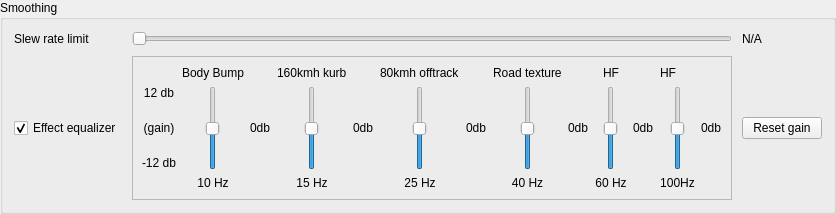
        <widget class="QGroupBox" name="groupBox_7">
         <property name="title">
          <string>Smoothing</string>
         </property>
         <layout class="QGridLayout" name="gridLayout_9">
          <property name="spacing">
           <number>10</number>
          </property>
          <item row="1" column="0">
           <widget class="QCheckBox" name="checkBox_eq">
            <property name="text">
             <string>Effect equalizer</string>
            </property>
            <property name="checked">
             <bool>true</bool>
            </property>
           </widget>
          </item>
          <item row="0" column="2">
           <widget class="QLabel" name="label_14">
            <property name="text">
             <string>N/A</string>
            </property>
           </widget>
          </item>
          <item row="0" column="1">
           <widget class="QSlider" name="horizontalSlider">
            <property name="maximum">
             <number>65535</number>
            </property>
            <property name="orientation">
             <enum>Qt::Orientation::Horizontal</enum>
            </property>
           </widget>
          </item>
          <item row="0" column="0">
           <widget class="QLabel" name="label_13">
            <property name="text">
             <string>Slew rate limit</string>
            </property>
           </widget>
          </item>
          <item row="1" column="1">
           <widget class="QFrame" name="frame">
            <property name="sizePolicy">
             <sizepolicy hsizetype="Preferred" vsizetype="Expanding">
              <horstretch>0</horstretch>
              <verstretch>0</verstretch>
             </sizepolicy>
            </property>
            <property name="frameShape">
             <enum>QFrame::Shape::StyledPanel</enum>
            </property>
            <layout class="QGridLayout" name="gridLayout_10" columnminimumwidth="0,0,0,0,0,0,0,0,0,0,0,0,0,0,0">
             <property name="sizeConstraint">
              <enum>QLayout::SizeConstraint::SetDefaultConstraint</enum>
             </property>
             <item row="1" column="13" rowspan="3">
              <widget class="QSlider" name="verticalSlider_eq6">
               <property name="sizePolicy">
                <sizepolicy hsizetype="Preferred" vsizetype="Expanding">
                 <horstretch>0</horstretch>
                 <verstretch>0</verstretch>
                </sizepolicy>
               </property>
               <property name="minimum">
                <number>-120</number>
               </property>
               <property name="maximum">
                <number>120</number>
               </property>
               <property name="orientation">
                <enum>Qt::Orientation::Vertical</enum>
               </property>
              </widget>
             </item>
             <item row="4" column="4">
              <widget class="QLabel" name="label_19">
               <property name="sizePolicy">
                <sizepolicy hsizetype="Preferred" vsizetype="Preferred">
                 <horstretch>0</horstretch>
                 <verstretch>0</verstretch>
                </sizepolicy>
               </property>
               <property name="styleSheet">
                <string notr="true">font: italic 8pt &quot;Segoe UI&quot;;</string>
               </property>
               <property name="frameShape">
                <enum>QFrame::Shape::NoFrame</enum>
               </property>
               <property name="text">
                <string>15 Hz</string>
               </property>
               <property name="alignment">
                <set>Qt::AlignmentFlag::AlignCenter</set>
               </property>
              </widget>
             </item>
             <item row="3" column="0">
              <widget class="QLabel" name="label_23">
               <property name="sizePolicy">
                <sizepolicy hsizetype="Preferred" vsizetype="Fixed">
                 <horstretch>0</horstretch>
                 <verstretch>0</verstretch>
                </sizepolicy>
               </property>
               <property name="styleSheet">
                <string notr="true">font: italic 8pt &quot;Segoe UI&quot;;</string>
               </property>
               <property name="text">
                <string>-12 db</string>
               </property>
               <property name="alignment">
                <set>Qt::AlignmentFlag::AlignBottom|Qt::AlignmentFlag::AlignHCenter</set>
               </property>
              </widget>
             </item>
             <item row="0" column="1">
              <widget class="QLabel" name="label_31">
               <property name="sizePolicy">
                <sizepolicy hsizetype="Preferred" vsizetype="Preferred">
                 <horstretch>0</horstretch>
                 <verstretch>0</verstretch>
                </sizepolicy>
               </property>
               <property name="text">
                <string>Body Bump</string>
               </property>
              </widget>
             </item>
             <item row="2" column="12">
              <widget class="QLabel" name="label_eq5">
               <property name="sizePolicy">
                <sizepolicy hsizetype="Preferred" vsizetype="Fixed">
                 <horstretch>0</horstretch>
                 <verstretch>0</verstretch>
                </sizepolicy>
               </property>
               <property name="text">
                <string>0db</string>
               </property>
              </widget>
             </item>
             <item row="4" column="9">
              <widget class="QLabel" name="label_21">
               <property name="sizePolicy">
                <sizepolicy hsizetype="Preferred" vsizetype="Preferred">
                 <horstretch>0</horstretch>
                 <verstretch>0</verstretch>
                </sizepolicy>
               </property>
               <property name="styleSheet">
                <string notr="true">font: italic 8pt &quot;Segoe UI&quot;;</string>
               </property>
               <property name="frameShape">
                <enum>QFrame::Shape::NoFrame</enum>
               </property>
               <property name="text">
                <string>40 Hz</string>
               </property>
               <property name="alignment">
                <set>Qt::AlignmentFlag::AlignCenter</set>
               </property>
              </widget>
             </item>
             <item row="4" column="11">
              <widget class="QLabel" name="label_22">
               <property name="sizePolicy">
                <sizepolicy hsizetype="Preferred" vsizetype="Preferred">
                 <horstretch>0</horstretch>
                 <verstretch>0</verstretch>
                </sizepolicy>
               </property>
               <property name="styleSheet">
                <string notr="true">font: italic 8pt &quot;Segoe UI&quot;;</string>
               </property>
               <property name="frameShape">
                <enum>QFrame::Shape::NoFrame</enum>
               </property>
               <property name="text">
                <string>60 Hz</string>
               </property>
               <property name="alignment">
                <set>Qt::AlignmentFlag::AlignCenter</set>
               </property>
              </widget>
             </item>
             <item row="0" column="4">
              <widget class="QLabel" name="label_32">
               <property name="text">
                <string>160kmh kurb</string>
               </property>
              </widget>
             </item>
             <item row="1" column="11" rowspan="3">
              <widget class="QSlider" name="verticalSlider_eq5">
               <property name="sizePolicy">
                <sizepolicy hsizetype="Preferred" vsizetype="Expanding">
                 <horstretch>0</horstretch>
                 <verstretch>0</verstretch>
                </sizepolicy>
               </property>
               <property name="minimum">
                <number>-120</number>
               </property>
               <property name="maximum">
                <number>120</number>
               </property>
               <property name="orientation">
                <enum>Qt::Orientation::Vertical</enum>
               </property>
              </widget>
             </item>
             <item row="4" column="1">
              <widget class="QLabel" name="label_18">
               <property name="sizePolicy">
                <sizepolicy hsizetype="Preferred" vsizetype="Preferred">
                 <horstretch>0</horstretch>
                 <verstretch>0</verstretch>
                </sizepolicy>
               </property>
               <property name="styleSheet">
                <string notr="true">font: italic 8pt &quot;Segoe UI&quot;;</string>
               </property>
               <property name="frameShape">
                <enum>QFrame::Shape::NoFrame</enum>
               </property>
               <property name="text">
                <string>10 Hz</string>
               </property>
               <property name="alignment">
                <set>Qt::AlignmentFlag::AlignCenter</set>
               </property>
              </widget>
             </item>
             <item row="2" column="10">
              <widget class="QLabel" name="label_eq4">
               <property name="sizePolicy">
                <sizepolicy hsizetype="Preferred" vsizetype="Fixed">
                 <horstretch>0</horstretch>
                 <verstretch>0</verstretch>
                </sizepolicy>
               </property>
               <property name="text">
                <string>0db</string>
               </property>
              </widget>
             </item>
             <item row="4" column="6">
              <widget class="QLabel" name="label_20">
               <property name="sizePolicy">
                <sizepolicy hsizetype="Preferred" vsizetype="Preferred">
                 <horstretch>0</horstretch>
                 <verstretch>0</verstretch>
                </sizepolicy>
               </property>
               <property name="styleSheet">
                <string notr="true">font: italic 8pt &quot;Segoe UI&quot;;</string>
               </property>
               <property name="frameShape">
                <enum>QFrame::Shape::NoFrame</enum>
               </property>
               <property name="text">
                <string>25 Hz</string>
               </property>
               <property name="alignment">
                <set>Qt::AlignmentFlag::AlignCenter</set>
               </property>
              </widget>
             </item>
             <item row="0" column="11">
              <widget class="QLabel" name="label_35">
               <property name="text">
                <string>HF</string>
               </property>
               <property name="alignment">
                <set>Qt::AlignmentFlag::AlignCenter</set>
               </property>
              </widget>
             </item>
             <item row="0" column="9">
              <widget class="QLabel" name="label_34">
               <property name="text">
                <string>Road texture</string>
               </property>
              </widget>
             </item>
             <item row="2" column="0">
              <widget class="QLabel" name="label_25">
               <property name="sizePolicy">
                <sizepolicy hsizetype="Preferred" vsizetype="Expanding">
                 <horstretch>0</horstretch>
                 <verstretch>0</verstretch>
                </sizepolicy>
               </property>
               <property name="styleSheet">
                <string notr="true">font: italic 8pt &quot;Segoe UI&quot;;</string>
               </property>
               <property name="text">
                <string>(gain)</string>
               </property>
               <property name="alignment">
                <set>Qt::AlignmentFlag::AlignCenter</set>
               </property>
              </widget>
             </item>
             <item row="2" column="8">
              <widget class="QLabel" name="label_eq3">
               <property name="sizePolicy">
                <sizepolicy hsizetype="Preferred" vsizetype="Fixed">
                 <horstretch>0</horstretch>
                 <verstretch>0</verstretch>
                </sizepolicy>
               </property>
               <property name="text">
                <string>0db</string>
               </property>
              </widget>
             </item>
             <item row="1" column="1" rowspan="3">
              <widget class="QSlider" name="verticalSlider_eq1">
               <property name="sizePolicy">
                <sizepolicy hsizetype="Preferred" vsizetype="Expanding">
                 <horstretch>0</horstretch>
                 <verstretch>0</verstretch>
                </sizepolicy>
               </property>
               <property name="minimumSize">
                <size>
                 <width>0</width>
                 <height>80</height>
                </size>
               </property>
               <property name="minimum">
                <number>-120</number>
               </property>
               <property name="maximum">
                <number>120</number>
               </property>
               <property name="orientation">
                <enum>Qt::Orientation::Vertical</enum>
               </property>
              </widget>
             </item>
             <item row="2" column="5">
              <widget class="QLabel" name="label_eq2">
               <property name="sizePolicy">
                <sizepolicy hsizetype="Preferred" vsizetype="Fixed">
                 <horstretch>0</horstretch>
                 <verstretch>0</verstretch>
                </sizepolicy>
               </property>
               <property name="text">
                <string>0db</string>
               </property>
              </widget>
             </item>
             <item row="1" column="4" rowspan="3">
              <widget class="QSlider" name="verticalSlider_eq2">
               <property name="sizePolicy">
                <sizepolicy hsizetype="Preferred" vsizetype="Expanding">
                 <horstretch>0</horstretch>
                 <verstretch>0</verstretch>
                </sizepolicy>
               </property>
               <property name="minimum">
                <number>-120</number>
               </property>
               <property name="maximum">
                <number>120</number>
               </property>
               <property name="orientation">
                <enum>Qt::Orientation::Vertical</enum>
               </property>
              </widget>
             </item>
             <item row="1" column="6" rowspan="3">
              <widget class="QSlider" name="verticalSlider_eq3">
               <property name="sizePolicy">
                <sizepolicy hsizetype="Preferred" vsizetype="Expanding">
                 <horstretch>0</horstretch>
                 <verstretch>0</verstretch>
                </sizepolicy>
               </property>
               <property name="minimum">
                <number>-120</number>
               </property>
               <property name="maximum">
                <number>120</number>
               </property>
               <property name="orientation">
                <enum>Qt::Orientation::Vertical</enum>
               </property>
              </widget>
             </item>
             <item row="1" column="9" rowspan="3">
              <widget class="QSlider" name="verticalSlider_eq4">
               <property name="sizePolicy">
                <sizepolicy hsizetype="Preferred" vsizetype="Expanding">
                 <horstretch>0</horstretch>
                 <verstretch>0</verstretch>
                </sizepolicy>
               </property>
               <property name="minimum">
                <number>-120</number>
               </property>
               <property name="maximum">
                <number>120</number>
               </property>
               <property name="orientation">
                <enum>Qt::Orientation::Vertical</enum>
               </property>
              </widget>
             </item>
             <item row="1" column="0">
              <widget class="QLabel" name="label_24">
               <property name="sizePolicy">
                <sizepolicy hsizetype="Preferred" vsizetype="Fixed">
                 <horstretch>0</horstretch>
                 <verstretch>0</verstretch>
                </sizepolicy>
               </property>
               <property name="styleSheet">
                <string notr="true">font: italic 8pt &quot;Segoe UI&quot;;</string>
               </property>
               <property name="text">
                <string>12 db</string>
               </property>
               <property name="alignment">
                <set>Qt::AlignmentFlag::AlignHCenter|Qt::AlignmentFlag::AlignTop</set>
               </property>
              </widget>
             </item>
             <item row="0" column="6">
              <widget class="QLabel" name="label_33">
               <property name="text">
                <string>80kmh offtrack</string>
               </property>
               <property name="textFormat">
                <enum>Qt::TextFormat::AutoText</enum>
               </property>
               <property name="scaledContents">
                <bool>false</bool>
               </property>
               <property name="wordWrap">
                <bool>false</bool>
               </property>
              </widget>
             </item>
             <item row="2" column="2">
              <widget class="QLabel" name="label_eq1">
               <property name="sizePolicy">
                <sizepolicy hsizetype="Preferred" vsizetype="Fixed">
                 <horstretch>0</horstretch>
                 <verstretch>0</verstretch>
                </sizepolicy>
               </property>
               <property name="text">
                <string>0db</string>
               </property>
              </widget>
             </item>
             <item row="2" column="14">
              <widget class="QLabel" name="label_eq6">
               <property name="sizePolicy">
                <sizepolicy hsizetype="Preferred" vsizetype="Fixed">
                 <horstretch>0</horstretch>
                 <verstretch>0</verstretch>
                </sizepolicy>
               </property>
               <property name="text">
                <string>0db</string>
               </property>
              </widget>
             </item>
             <item row="0" column="13">
              <widget class="QLabel" name="label_37">
               <property name="text">
                <string>HF</string>
               </property>
              </widget>
             </item>
             <item row="4" column="13">
              <widget class="QLabel" name="label_38">
               <property name="styleSheet">
                <string notr="true">font: italic 8pt &quot;Segoe UI&quot;;</string>
               </property>
               <property name="text">
                <string>100Hz</string>
               </property>
               <property name="alignment">
                <set>Qt::AlignmentFlag::AlignCenter</set>
               </property>
              </widget>
             </item>
            </layout>
           </widget>
          </item>
          <item row="1" column="2">
           <widget class="QPushButton" name="pushButton_resetEq">
            <property name="text">
             <string>Reset gain</string>
            </property>
           </widget>
          </item>
         </layout>
        </widget>
